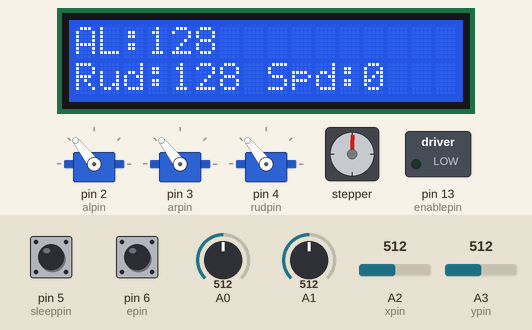
The sketch below on a simulated Arduino Uno, built with avr-gcc and run on an emulated ATmega328P. Shown: 3 × servo, 16×2 character LCD, stepper motor, switched loads named in the sketch (green lamp = pin HIGH). Inputs (shaded band) come from the test bench; at power-on: A0 = 512, pin 6 (epin) HIGH, pin 5 (sleeppin) HIGH, A1 = 512, A2 (xpin) = 512, A3 (ypin) = 512. Stepper angles assume 200 steps per turn; what the sketch prints to the serial monitor is not drawn.

Above: at 1.26 s.
1.3 s: A0 set to 529
At 3.0 s:
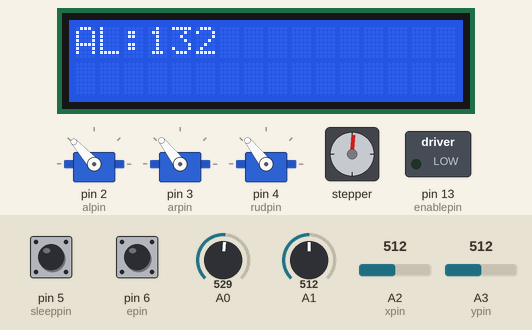
4.3 s: pin 6 (epin) pulled LOW for 0.15 s
At 5.7 s:
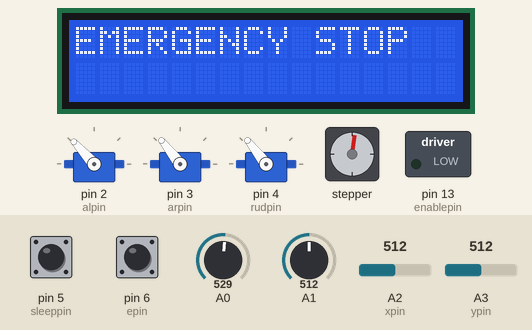
6.0 s: pin 5 (sleeppin) pulled LOW for 1 s
10.0 s: pin 5 (sleeppin) pulsed LOW 2 times (0.12 s each, 0.3 s apart)
13.6 s: pin 5 (sleeppin) pulled LOW for 3.2 s
19.8 s: pin 5 (sleeppin) pulled LOW for 0.15 s
Timing chart, 0 to 22.8 s (numbered marks = the images above; inputs shaded):
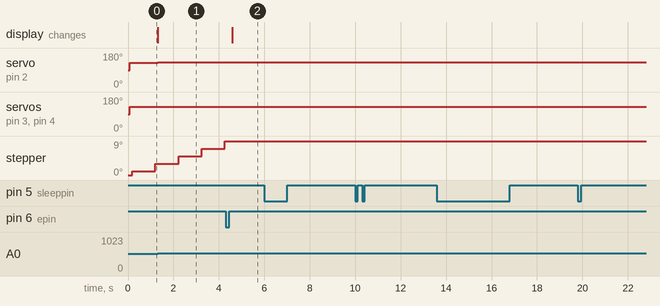

The sketch:

rc_plane_transmitter.ino
```cpp
/*EC23B1038 Caitlin Leonard
TAD Assignment
RC Plane Controls and Transmitter */

#include <Servo.h>
#include <Wire.h> // for communication over the i2c bus
#include <LiquidCrystal_I2C.h>
#include <AccelStepper.h>  // for controlling stepper motors with acceleration and deceleration

// Pin definitions
#define steppin 10  // for stepper motor
#define dirpin 11
#define enablepin 13
#define sleeppin 5  // 5V
#define resetpin 5
#define alpin 2 // for servo - left aileron
#define arpin 3 // right aileron
#define rudpin 4 // rudder
#define xpin A2 // joystick - horizontal
#define ypin A3
#define tpin 5 // toggle button
#define epin 6 // emergency stop button

// GLOBAL variables
Servo al; // servo objects
Servo ar;
Servo rud;
LiquidCrystal_I2C lcd(0x27, 16, 2); // object for LCD - address
AccelStepper stepper(AccelStepper::DRIVER, steppin, dirpin); // controlling the stepper motor using the driver
bool showal=true;  // to toggle between al and ar
bool sysenabled=true;
int stepperspd = 0; // in RPM
long targetpos=200; // (initial target pos) the number of steps could exceed the range of a 16-bit int... long (32-bit)
int prevalangle=-1; // angles (to store previous value for display updates in LCD)
int prevarangle=-1;
int prevrudangle=-1;
int prevstepperspd=-1;

// setup function
void setup(){
  Serial.begin(9600); // 9600 baud rate for serial communication
  pinMode(enablepin,OUTPUT); // initializing
  pinMode(sleeppin,OUTPUT);
  pinMode(resetpin,OUTPUT);
  digitalWrite(enablepin,LOW); // enables
  digitalWrite(sleeppin,HIGH); // driver awake
  digitalWrite(resetpin,HIGH); // driver reset
  al.attach(alpin); // attaching the objects to their pins
  ar.attach(arpin);
  rud.attach(rudpin);
  lcd.init();
  lcd.backlight(); // backlight turned on
  pinMode(tpin,INPUT_PULLUP); // button pins are configured with internal pullup resistors
  pinMode(epin,INPUT_PULLUP);
  stepper.moveTo(targetpos); // setting the initial target position
}

// MAIN
void loop() {
  if(digitalRead(tpin)==LOW){
    delay(50);
    if(digitalRead(tpin)==LOW){ // second check to ensure that button was really pressed (DEBOUNCING MECHANISM)
      showal= !showal;
      delay(200); // debounce delay to prevent multiple toggles
    }
  }
  if(!sysenabled){
    lcd.clear(); // clear previous message
    lcd.setCursor(0,0); // first col, first row
    lcd.print("EMERGENCY STOP");
    lcd.setCursor(0,1); // moves the cursor to beginning of second line
    lcd.print("              "); // ensures no old msg is displayed
    return;
  }
  int alangle=constrain(analogRead(A0)/4, 0,180); //  range(0-180) conversion
  int arangle=constrain(analogRead(A1)/4, 0,180);
  int rudangle=constrain(analogRead(A2)/4, 0,180);
  al.write(alangle); // setting the servo to this angle
  ar.write(arangle);
  rud.write(rudangle);
  if(digitalRead(epin)==LOW) { // emergency stop
    stepper.stop();
    digitalWrite(epin,HIGH); // disabling
    sysenabled=false;
  }
  int yval=analogRead(ypin); // joystick
  int jst=100; // joystick threshold
  if (yval>(512+jst)){
    stepperspd+=1; // 512 (midpoint of analog reading (0-1023) neutral reference point)
    if (stepperspd>1000) {
      stepperspd=1000; // max limit
    }
  } else if(yval<(512-jst)){
    stepperspd-=1;
    if(stepperspd<0){
      stepperspd=0; // min lim
    }
  }
  int stepperrev=200;
  int sps=stepperspd*stepperrev/60; // rpm to steps per second
  stepper.setMaxSpeed(sps);
  stepper.setAcceleration(100);
  if(stepper.distanceToGo()==0){
    targetpos+=200;
    stepper.moveTo(targetpos);
  }
  stepper.run();
  if(showal){ // toggle
    if (alangle!=prevalangle){
      lcd.clear(); // Clear previous display
      lcd.setCursor(0,0);
      lcd.print("AL:");
      lcd.print(alangle);
      prevalangle=alangle;
    }
  }
  else{
    if(arangle!=prevarangle){
      lcd.clear(); // Clear previous display
      lcd.setCursor(0,0);
      lcd.print("AR:");
      lcd.print(arangle);
      prevarangle=arangle;
    }
  }
  if (rudangle!=prevrudangle || stepperspd!=prevstepperspd){
    lcd.setCursor(0,1);
    lcd.print("Rud:");
    lcd.print(rudangle);
    lcd.print(" Spd:");
    lcd.print(stepperspd);
    prevrudangle=rudangle;
    prevstepperspd=stepperspd;
  }
  Serial.print("Stepper Pos: ");
  Serial.println(stepper.currentPosition());
  delay(100);
}
```

Measured:
- the behaviour switches between 515 and 516 on A0 (found by bisection; images 0 and 1)
- after the input at 1.3 s, servo on pin 2 (alpin): 128° → 132° at once; the display: changes at once (image 1)
- after the input at 4.3 s, stepper: stops changing and stays 9°; the display: changes after 0.29 s (image 2)
- after the input at 6.0 s, every drawn part: stays the same
- after the input at 10.0 s, every drawn part: stays the same
- after the input at 13.6 s, every drawn part: stays the same
- after the input at 19.8 s, every drawn part: stays the same
